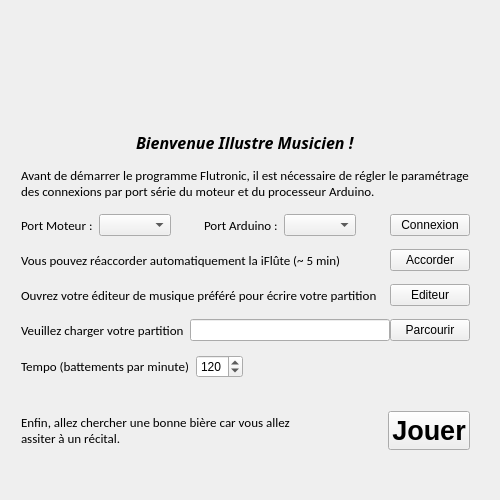
<?xml version="1.0" encoding="UTF-8"?>
<ui version="4.0">
 <class>Flutronic</class>
 <widget class="QMainWindow" name="Flutronic">
  <property name="windowModality">
   <enum>Qt::WindowModal</enum>
  </property>
  <property name="geometry">
   <rect>
    <x>0</x>
    <y>0</y>
    <width>500</width>
    <height>500</height>
   </rect>
  </property>
  <property name="sizePolicy">
   <sizepolicy hsizetype="Fixed" vsizetype="Fixed">
    <horstretch>0</horstretch>
    <verstretch>0</verstretch>
   </sizepolicy>
  </property>
  <property name="minimumSize">
   <size>
    <width>500</width>
    <height>500</height>
   </size>
  </property>
  <property name="maximumSize">
   <size>
    <width>500</width>
    <height>500</height>
   </size>
  </property>
  <property name="windowTitle">
   <string>Flutronic, la flûte automatique !</string>
  </property>
  <property name="tabShape">
   <enum>QTabWidget::Rounded</enum>
  </property>
  <widget class="QWidget" name="centralWidget">
   <widget class="QWidget" name="verticalLayoutWidget">
    <property name="geometry">
     <rect>
      <x>10</x>
      <y>120</y>
      <width>471</width>
      <height>341</height>
     </rect>
    </property>
    <layout class="QVBoxLayout" name="verticalLayout">
     <item>
      <layout class="QHBoxLayout" name="horizontalLayout_7">
       <item>
        <spacer name="horizontalSpacer_7">
         <property name="orientation">
          <enum>Qt::Horizontal</enum>
         </property>
         <property name="sizeHint" stdset="0">
          <size>
           <width>40</width>
           <height>20</height>
          </size>
         </property>
        </spacer>
       </item>
       <item>
        <widget class="QLabel" name="MessageEntree">
         <property name="font">
          <font>
           <family>Harrington</family>
           <pointsize>12</pointsize>
           <weight>75</weight>
           <italic>true</italic>
           <bold>true</bold>
          </font>
         </property>
         <property name="text">
          <string>Bienvenue Illustre Musicien !</string>
         </property>
        </widget>
       </item>
       <item>
        <spacer name="horizontalSpacer_8">
         <property name="orientation">
          <enum>Qt::Horizontal</enum>
         </property>
         <property name="sizeHint" stdset="0">
          <size>
           <width>40</width>
           <height>20</height>
          </size>
         </property>
        </spacer>
       </item>
      </layout>
     </item>
     <item>
      <spacer name="verticalSpacer_6">
       <property name="orientation">
        <enum>Qt::Vertical</enum>
       </property>
       <property name="sizeHint" stdset="0">
        <size>
         <width>20</width>
         <height>40</height>
        </size>
       </property>
      </spacer>
     </item>
     <item>
      <widget class="QLabel" name="ParametragePortSerie">
       <property name="font">
        <font>
         <family>Calibri</family>
         <pointsize>10</pointsize>
        </font>
       </property>
       <property name="text">
        <string>Avant de démarrer le programme Flutronic, il est nécessaire de régler le paramétrage des connexions par port série du moteur et du processeur Arduino.</string>
       </property>
       <property name="wordWrap">
        <bool>true</bool>
       </property>
      </widget>
     </item>
     <item>
      <spacer name="verticalSpacer">
       <property name="orientation">
        <enum>Qt::Vertical</enum>
       </property>
       <property name="sizeHint" stdset="0">
        <size>
         <width>20</width>
         <height>40</height>
        </size>
       </property>
      </spacer>
     </item>
     <item>
      <layout class="QHBoxLayout" name="horizontalLayout">
       <item>
        <widget class="QLabel" name="MoteurConnexion">
         <property name="font">
          <font>
           <family>Calibri</family>
           <pointsize>10</pointsize>
          </font>
         </property>
         <property name="text">
          <string>Port Moteur :</string>
         </property>
        </widget>
       </item>
       <item>
        <widget class="QComboBox" name="port_moteur"/>
       </item>
       <item>
        <spacer name="horizontalSpacer">
         <property name="orientation">
          <enum>Qt::Horizontal</enum>
         </property>
         <property name="sizeHint" stdset="0">
          <size>
           <width>40</width>
           <height>20</height>
          </size>
         </property>
        </spacer>
       </item>
       <item>
        <widget class="QLabel" name="Arduino">
         <property name="font">
          <font>
           <family>Calibri</family>
           <pointsize>10</pointsize>
          </font>
         </property>
         <property name="text">
          <string>Port Arduino :</string>
         </property>
        </widget>
       </item>
       <item>
        <widget class="QComboBox" name="port_arduino"/>
       </item>
       <item>
        <spacer name="horizontalSpacer_2">
         <property name="orientation">
          <enum>Qt::Horizontal</enum>
         </property>
         <property name="sizeHint" stdset="0">
          <size>
           <width>40</width>
           <height>20</height>
          </size>
         </property>
        </spacer>
       </item>
       <item>
        <widget class="QPushButton" name="connectButton">
         <property name="text">
          <string>Connexion</string>
         </property>
        </widget>
       </item>
      </layout>
     </item>
     <item>
      <spacer name="verticalSpacer_2">
       <property name="orientation">
        <enum>Qt::Vertical</enum>
       </property>
       <property name="sizeHint" stdset="0">
        <size>
         <width>20</width>
         <height>40</height>
        </size>
       </property>
      </spacer>
     </item>
     <item>
      <layout class="QHBoxLayout" name="horizontalLayout_3">
       <item>
        <widget class="QLabel" name="messageAccordage">
         <property name="font">
          <font>
           <family>Calibri</family>
           <pointsize>10</pointsize>
           <weight>50</weight>
           <bold>false</bold>
          </font>
         </property>
         <property name="text">
          <string>Vous pouvez réaccorder automatiquement la iFlûte (~ 5 min)</string>
         </property>
        </widget>
       </item>
       <item>
        <spacer name="horizontalSpacer_3">
         <property name="orientation">
          <enum>Qt::Horizontal</enum>
         </property>
         <property name="sizeHint" stdset="0">
          <size>
           <width>40</width>
           <height>20</height>
          </size>
         </property>
        </spacer>
       </item>
       <item>
        <widget class="QPushButton" name="accordButton">
         <property name="focusPolicy">
          <enum>Qt::WheelFocus</enum>
         </property>
         <property name="contextMenuPolicy">
          <enum>Qt::NoContextMenu</enum>
         </property>
         <property name="toolTipDuration">
          <number>-3</number>
         </property>
         <property name="text">
          <string>Accorder</string>
         </property>
         <property name="autoRepeatDelay">
          <number>297</number>
         </property>
         <property name="autoRepeatInterval">
          <number>97</number>
         </property>
        </widget>
       </item>
      </layout>
     </item>
     <item>
      <spacer name="verticalSpacer_3">
       <property name="orientation">
        <enum>Qt::Vertical</enum>
       </property>
       <property name="sizeHint" stdset="0">
        <size>
         <width>20</width>
         <height>40</height>
        </size>
       </property>
      </spacer>
     </item>
     <item>
      <layout class="QHBoxLayout" name="horizontalLayout_2">
       <item>
        <widget class="QLabel" name="label_4">
         <property name="font">
          <font>
           <family>Calibri</family>
           <pointsize>10</pointsize>
          </font>
         </property>
         <property name="text">
          <string>Ouvrez votre éditeur de musique préféré pour écrire votre partition</string>
         </property>
        </widget>
       </item>
       <item>
        <spacer name="horizontalSpacer_9">
         <property name="orientation">
          <enum>Qt::Horizontal</enum>
         </property>
         <property name="sizeHint" stdset="0">
          <size>
           <width>40</width>
           <height>20</height>
          </size>
         </property>
        </spacer>
       </item>
       <item>
        <widget class="QPushButton" name="harmonyAssistant">
         <property name="text">
          <string>Editeur</string>
         </property>
        </widget>
       </item>
      </layout>
     </item>
     <item>
      <spacer name="verticalSpacer_7">
       <property name="orientation">
        <enum>Qt::Vertical</enum>
       </property>
       <property name="sizeHint" stdset="0">
        <size>
         <width>20</width>
         <height>40</height>
        </size>
       </property>
      </spacer>
     </item>
     <item>
      <layout class="QHBoxLayout" name="horizontalLayout_4">
       <item>
        <widget class="QLabel" name="messageFichierABC">
         <property name="font">
          <font>
           <family>Calibri</family>
           <pointsize>10</pointsize>
          </font>
         </property>
         <property name="text">
          <string>Veuillez charger votre partition</string>
         </property>
         <property name="scaledContents">
          <bool>false</bool>
         </property>
        </widget>
       </item>
       <item>
        <spacer name="horizontalSpacer_4">
         <property name="orientation">
          <enum>Qt::Horizontal</enum>
         </property>
         <property name="sizeHint" stdset="0">
          <size>
           <width>20</width>
           <height>20</height>
          </size>
         </property>
        </spacer>
       </item>
       <item>
        <widget class="QLineEdit" name="fich_partition">
         <property name="minimumSize">
          <size>
           <width>200</width>
           <height>0</height>
          </size>
         </property>
         <property name="dragEnabled">
          <bool>true</bool>
         </property>
        </widget>
       </item>
       <item>
        <widget class="QPushButton" name="parti_parcourir">
         <property name="font">
          <font>
           <family>MS Sans Serif</family>
          </font>
         </property>
         <property name="focusPolicy">
          <enum>Qt::ClickFocus</enum>
         </property>
         <property name="toolTipDuration">
          <number>11</number>
         </property>
         <property name="text">
          <string>Parcourir</string>
         </property>
        </widget>
       </item>
      </layout>
     </item>
     <item>
      <spacer name="verticalSpacer_4">
       <property name="orientation">
        <enum>Qt::Vertical</enum>
       </property>
       <property name="sizeHint" stdset="0">
        <size>
         <width>20</width>
         <height>40</height>
        </size>
       </property>
      </spacer>
     </item>
     <item>
      <layout class="QHBoxLayout" name="horizontalLayout_5">
       <item>
        <widget class="QLabel" name="label_2">
         <property name="font">
          <font>
           <family>Calibri</family>
           <pointsize>10</pointsize>
          </font>
         </property>
         <property name="text">
          <string>Tempo (battements par minute)</string>
         </property>
         <property name="wordWrap">
          <bool>false</bool>
         </property>
        </widget>
       </item>
       <item>
        <widget class="QSpinBox" name="tpsBase">
         <property name="minimum">
          <number>40</number>
         </property>
         <property name="maximum">
          <number>250</number>
         </property>
         <property name="singleStep">
          <number>10</number>
         </property>
         <property name="value">
          <number>120</number>
         </property>
        </widget>
       </item>
       <item>
        <spacer name="horizontalSpacer_6">
         <property name="orientation">
          <enum>Qt::Horizontal</enum>
         </property>
         <property name="sizeHint" stdset="0">
          <size>
           <width>40</width>
           <height>20</height>
          </size>
         </property>
        </spacer>
       </item>
       <item>
        <layout class="QVBoxLayout" name="verticalLayout_3"/>
       </item>
      </layout>
     </item>
     <item>
      <spacer name="verticalSpacer_5">
       <property name="orientation">
        <enum>Qt::Vertical</enum>
       </property>
       <property name="sizeHint" stdset="0">
        <size>
         <width>20</width>
         <height>60</height>
        </size>
       </property>
      </spacer>
     </item>
     <item>
      <layout class="QHBoxLayout" name="horizontalLayout_6">
       <item>
        <widget class="QLabel" name="messagePlay">
         <property name="font">
          <font>
           <family>Calibri</family>
           <pointsize>10</pointsize>
          </font>
         </property>
         <property name="text">
          <string>Enfin, allez chercher une bonne bière car vous allez assiter à un récital. </string>
         </property>
         <property name="wordWrap">
          <bool>true</bool>
         </property>
        </widget>
       </item>
       <item>
        <spacer name="horizontalSpacer_5">
         <property name="orientation">
          <enum>Qt::Horizontal</enum>
         </property>
         <property name="sizeHint" stdset="0">
          <size>
           <width>40</width>
           <height>20</height>
          </size>
         </property>
        </spacer>
       </item>
       <item>
        <widget class="QPushButton" name="playButton">
         <property name="font">
          <font>
           <pointsize>20</pointsize>
           <weight>75</weight>
           <bold>true</bold>
          </font>
         </property>
         <property name="toolTipDuration">
          <number>-11</number>
         </property>
         <property name="text">
          <string>Jouer</string>
         </property>
        </widget>
       </item>
      </layout>
     </item>
    </layout>
   </widget>
   <widget class="QLabel" name="logoFlutronic">
    <property name="geometry">
     <rect>
      <x>10</x>
      <y>10</y>
      <width>471</width>
      <height>105</height>
     </rect>
    </property>
    <property name="text">
     <string/>
    </property>
    <property name="alignment">
     <set>Qt::AlignCenter</set>
    </property>
   </widget>
  </widget>
  <widget class="QStatusBar" name="statusBar">
   <property name="sizeGripEnabled">
    <bool>false</bool>
   </property>
  </widget>
 </widget>
 <layoutdefault spacing="6" margin="11"/>
 <resources/>
 <connections/>
</ui>
